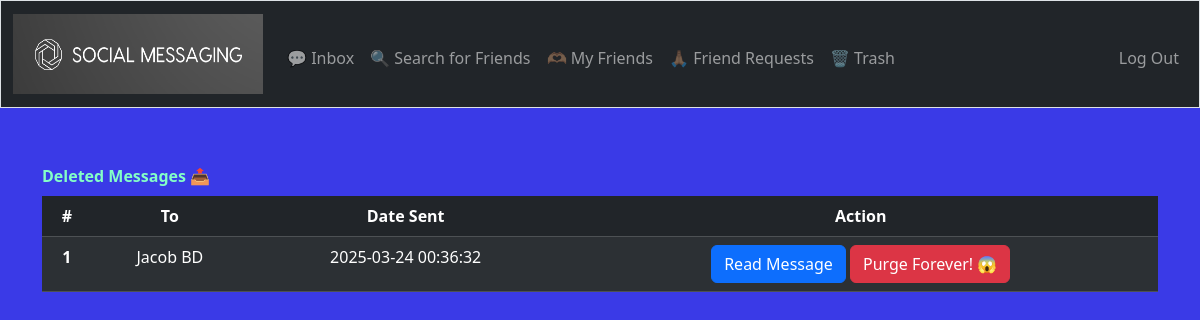
The app's page /trash (signed in), older data.
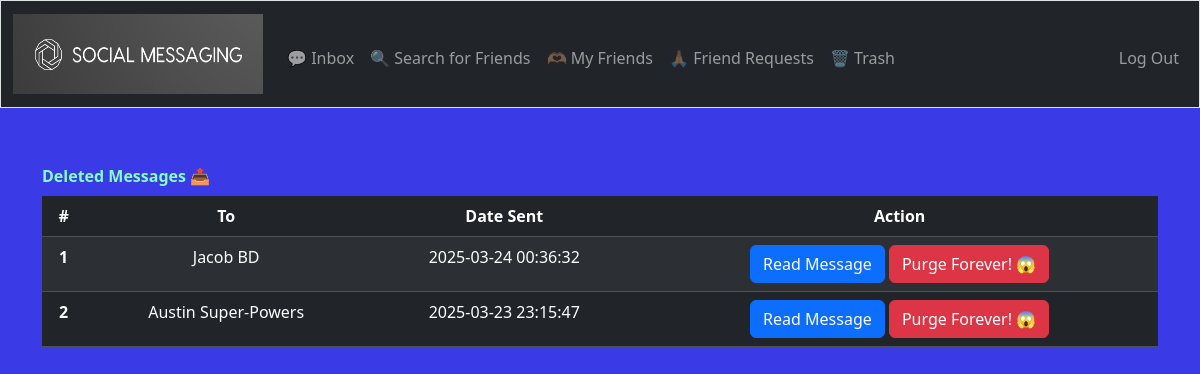
The same page, newer data.
### tables this page shows
CREATE TABLE messages (
    id INTEGER PRIMARY KEY,
    sender_id INTEGER,
    receiver_id INTEGER,
    content TEXT,
    timestamp DATETIME DEFAULT CURRENT_TIMESTAMP,
    status TEXT CHECK(status IN ('inbox', 'sent', 'trash')),
    is_read BOOLEAN DEFAULT 0,
    FOREIGN KEY (sender_id) REFERENCES users(id),
    FOREIGN KEY (receiver_id) REFERENCES users(id)
);

CREATE TABLE users (
    id INTEGER PRIMARY KEY,
    username TEXT UNIQUE,
    hash TEXT,
    full_name TEXT,
    country TEXT
);

### app.py (the view)
@app.route("/trash")
@login_required
def trash():
    user_id = session["user_id"]
    deleted_messages = db.execute("SELECT m.id, m.sender_id, m.content, m.timestamp, u.full_name, m.is_read FROM messages m JOIN users u ON u.id = m.sender_id WHERE (m.receiver_id = ? OR m.sender_id = ?) AND m.status = 'trash' ORDER BY m.timestamp DESC;", user_id, user_id)
    return render_template("trash.html", deleted_messages=deleted_messages)

### app.py (called while the page is built)
@app.after_request
def after_request(response):
    response.headers["Cache-Control"] = "no-cache, no-store, must-revalidate"
    response.headers["Expires"] = 0
    response.headers["Pragma"] = "no-cache"
    return response

### helpers.py (called while the page is built)
def login_required(f):
    @wraps(f)
    def decorated_function(*args, **kwargs):
        if session.get("user_id") is None:
            return redirect("/login")
        return f(*args, **kwargs)
    return decorated_function

### templates/trash.html (shortened to what this page needs)
{% extends "layout.html" %}
{% block main %}
<table class="table table-striped table-dark caption-top">
    <caption><strong style="color: rgb(132, 254, 199);">Deleted Messages 📤</strong></caption>
    <thead>
      <tr>
        <th scope="col">#</th>
        <th scope="col">To</th>
        <th scope="col">Date Sent</th>
        <th scope="col">Action</th>
      </tr>
    </thead>
    <tbody>
      {% for message in  deleted_messages %}
      <tr>
        <th scope="row">{{ loop.index }}</th>
        <td>{{ message.full_name }}</td>
        <td>{{ message.timestamp }}</td>
        <td>
          <div>
            <form action="/read" method="post" style="display:inline;">
                <button type="button" class="btn btn-secodary btn-primary" data-bs-toggle="popover" data-bs-placement="left" data-bs-title="Message Content" data-bs-content="{{ message.content }}">Read Message</button>
              </form>
            <form action="/purge" method="post" style="display:inline;" onsubmit="return confirm('Are you sure you want to purge this message? Purged messages are gone forever!');">
              <button class="btn btn-danger" type="submit">Purge Forever! 😱</button>
            </form>
          </div>
        </td>
      </tr>
      {% endfor %}
    </tbody>
  </table>
{% endblock %}

Row changes from the older to the newer data that the page shows:
now on this page (row edited): messages: full_name "Austin Super-Powers", timestamp "2025-03-23 23:15:47"
